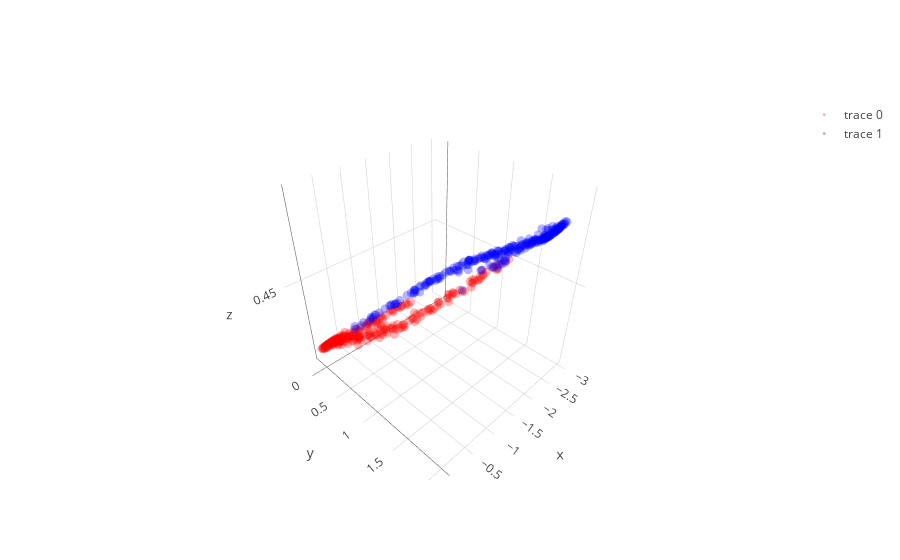

Notebook source saved alongside this figure:
### Code cell
# with all scale
expand_dim = 3
w1 = np.random.randn(2,expand_dim)
w2 = np.random.randn(expand_dim,1)
a  = np.ones(expand_dim); b = np.ones(expand_dim); c = np.zeros(expand_dim)
a = a/(np.sqrt(np.sum(a**2)))
b = b/(np.sqrt(np.sum(b**2)))

w1 = _sym_decorrelation(w1)
w2 = w2/(np.sqrt(np.sum(w2**2)))

temp_X = np.copy(X)
mini_batch_size = 10
for iter in range(2000):
    cum_loss = 0; temp_X   = shuffle(temp_X)
    
    for mini_batch in range(0,len(X),mini_batch_size):
        current_batch = temp_X[mini_batch:mini_batch+mini_batch_size]
        
        layer1 = current_batch @ w1
        layer1 = layer1  + (1/(iter+1))*np.random.randn(expand_dim)
        layer1a= a*g(b*layer1)+c
        layer1a= layer1a + (1/(iter+1))*np.random.randn(expand_dim)
        layer2 = layer1a       @ w2
        loss   = w2.T @ layer1a.T @ layer1a @ w2
        
        grad2 = -layer1a.T @ layer1a @ w2 
        grad1a= -layer1a@w2@w2.T
        grada = grad1a*g(b*layer1)
        gradb = grad1a*a*g_grad(b*layer1)*layer1
        gradc = grad1a
        grad1 = current_batch.T @(grad1a*a*g_grad(b*layer1)*b) - 2.5 * current_batch.T @ current_batch @ w1 

        w2 = w2 - 0.0000009  * grad2+ (1/(iter+1))*np.random.randn(expand_dim,1)
        a = a -   0.00009    * grada.mean(0)+ (1/(iter+1))*np.random.randn(expand_dim)
        b = b -   0.00009    * gradb.mean(0)+ (1/(iter+1))*np.random.randn(expand_dim)
        c = c -   0.000009   * gradc.mean(0) + (1/(iter+1))*np.random.randn(expand_dim)
        w1 = w1 - 0.0000009  * grad1+ (1/(iter+1))*np.random.randn(2,expand_dim)
        
        w1 = _sym_decorrelation(w1)
        w2 = w2/(np.sqrt(np.sum(w2**2)))
        
#         a = b/(np.sqrt(np.sum(b**2)))
#         b = b/(np.sqrt(np.sum(b**2)))
#         c = c/(np.sqrt(np.sum(c**2)))
        
        a = (a-a.mean())
        b = (b-b.mean())
        c = (c-c.mean())


        cum_loss      = cum_loss + loss.mean()
        
    if iter%500==0:print('Iter : ',iter," Loss: ",cum_loss)

# projection
projected_mine = (a*g(b*(X @ w1))+c) @ w2

plt.figure(figsize=(20,5))
plt.subplot(1, 3, 1)
plt.scatter(X[y==0, 0], X[y==0, 1], color='red', alpha=0.5)
plt.scatter(X[y==1, 0], X[y==1, 1], color='blue', alpha=0.5)
plt.quiver(X.mean(0)[0], X.mean(0)[1], evector[0,0],evector[0,1], color=['b'], scale=2.5)
plt.quiver(X.mean(0)[0], X.mean(0)[1], evector[1,0],evector[1,1], color=['g'], scale=2.5)

plt.subplot(1, 3, 2,projection='3d')
one_layer_project = (a*g(b*(X @ w1))+c)
plt.scatter(one_layer_project[:,0],one_layer_project[:,1],one_layer_project[:,2], color='red')

plt.subplot(1, 3, 3)
plt.scatter(projected_mine[y==0], np.zeros((len(projected_mine)//2)),  color='red', alpha=0.05)
plt.scatter(projected_mine[y==1], np.zeros((len(projected_mine)//2)), color='blue', alpha=0.05)
plt.show()

trace1 = go.Scatter3d(
    x=one_layer_project[y==0,0],
    y=one_layer_project[y==0,1],
    z=one_layer_project[y==0,2],
    mode='markers',
    line=dict(color='red',width=0.5),
    marker=dict(size=3,opacity=0.3)
)
trace2 = go.Scatter3d(
    x=one_layer_project[y==1,0],
    y=one_layer_project[y==1,1],
    z=one_layer_project[y==1,2],
    mode='markers',
    line=dict(color='blue',width=0.5),
    marker=dict(size=3,opacity=0.3)
)
data = [trace1,trace2]
fig  = go.Figure(data=data)
iplot(fig)

### Figure 1 — Plotly figure (JSON) as saved in the notebook; plotly's stock layout.template omitted (floating-point values rounded to 4 significant figures; data arrays with more than 128 entries replaced by an {"elided": "..."} marker saying what was removed)
{"data": [{"line": {"color": "red", "width": 0.5}, "marker": {"opacity": 0.3, "size": 3}, "mode": "markers", "type": "scatter3d", "uid": "fc40ee27-3c4d-4670-a2a7-0fe8b557eb2e", "x": {"elided": "250 float values"}, "y": {"elided": "250 float values"}, "z": {"elided": "250 float values"}}, {"line": {"color": "blue", "width": 0.5}, "marker": {"opacity": 0.3, "size": 3}, "mode": "markers", "type": "scatter3d", "uid": "a0bac83e-fcae-47e4-b753-91685114a7f2", "x": {"elided": "250 float values"}, "y": {"elided": "250 float values"}, "z": {"elided": "250 float values"}}], "layout": {}}
